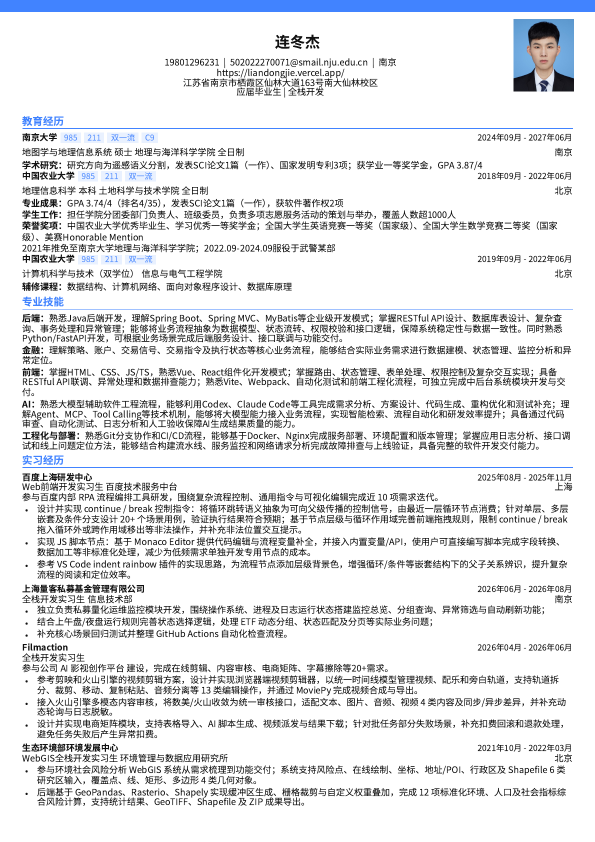
#> input picture tmp/rendered/page-1.png, 1190 x 1684 px (shown at 1/2 size)
$ python visual_check.py
#> lines starting #> are read from the running program, lines starting #| are printed output that depends on the picture
from pathlib import Path
import subprocess, json, os
from PIL import Image, ImageChops, ImageStat
ROOT=Path(__file__).resolve().parents[1]
pdf=Path(os.environ.get('RESUME_PDF',ROOT/'output'/'resume-fintech.pdf'))
if not pdf.is_absolute(): pdf=ROOT/pdf
ref=ROOT/'baseline'/'wondercv-reference-page1.png'
outdir=ROOT/'tmp'/'rendered'
outdir.mkdir(parents=True,exist_ok=True)
subprocess.run(['pdftoppm','-png','-r','144',str(pdf),str(outdir/'page')],check=True,stdout=subprocess.DEVNULL)
#> (this line was passed over: subprocess is not available in this run)
gen=Image.open(outdir/'page-1.png').convert('RGB')
#> gen is the input picture: PIL image 1190x1684 RGB; mean R, G, B 226.8, 228.3, 230.8
base=Image.open(ref).convert('RGB')
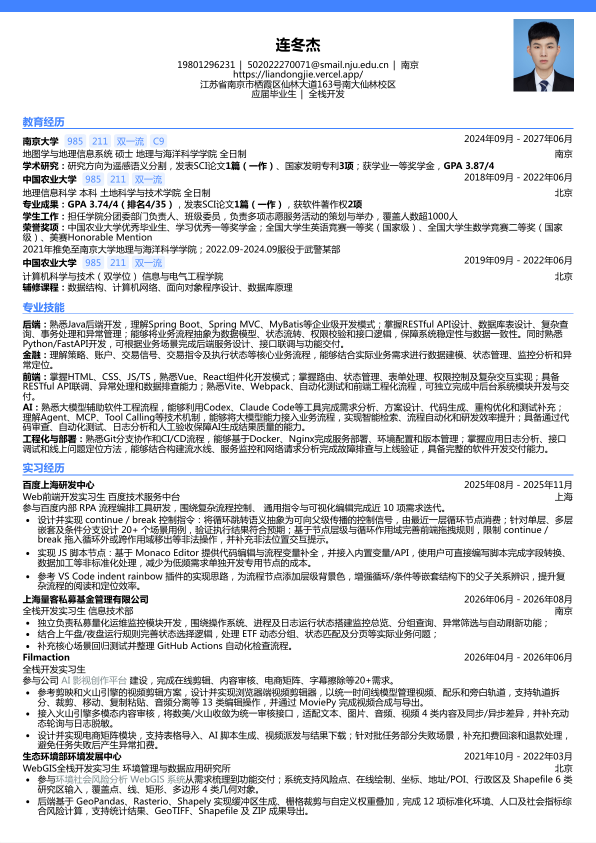
#> input picture baseline/wondercv-reference-page1.png, 1192 x 1686 px (shown at 1/2 size)
#> base is the input picture: PIL image 1192x1686 RGB; mean R, G, B 224.2, 225.6, 228.3
if gen.size != base.size: gen=gen.resize(base.size)
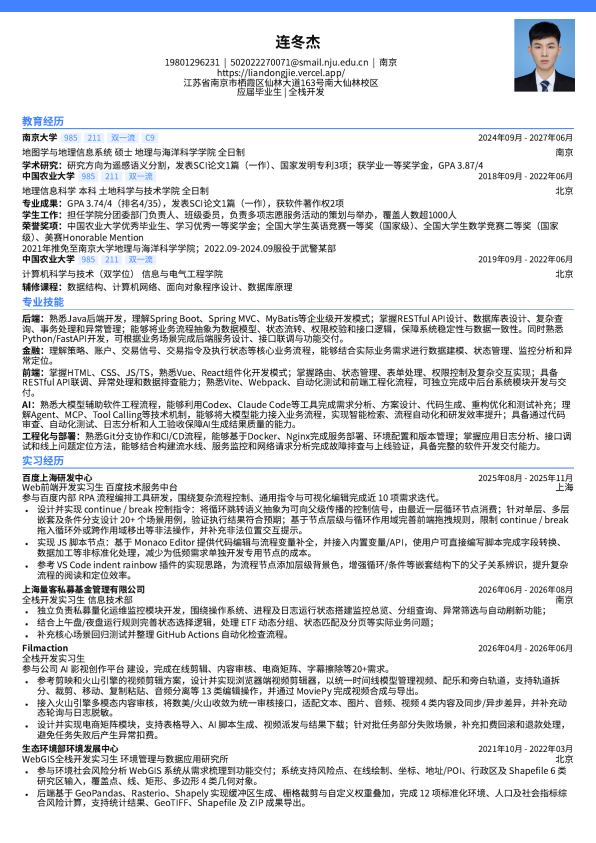
#> gen: PIL image 1192x1686 RGB (shown at 1/2 size); mean R, G, B 226.3, 227.8, 230.4
diff=ImageChops.difference(base,gen)
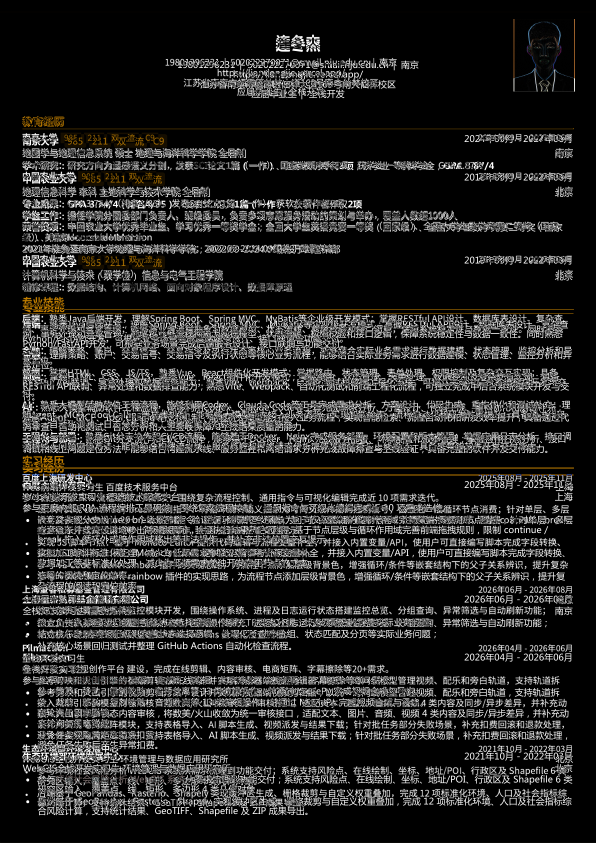
#> diff: PIL image 1192x1686 RGB (shown at 1/2 size); mean R, G, B 38, 37.5, 36.7
stat=ImageStat.Stat(diff)
mae=sum(stat.mean)/3
#> mae = 37.41
rms=(sum(v*v for v in stat.rms)/3)**0.5
#> rms = 80.54
# useful visual artifact, not a hard pixel-perfect gate because approved font differs from source PDF
blend=Image.blend(base,gen,0.5)
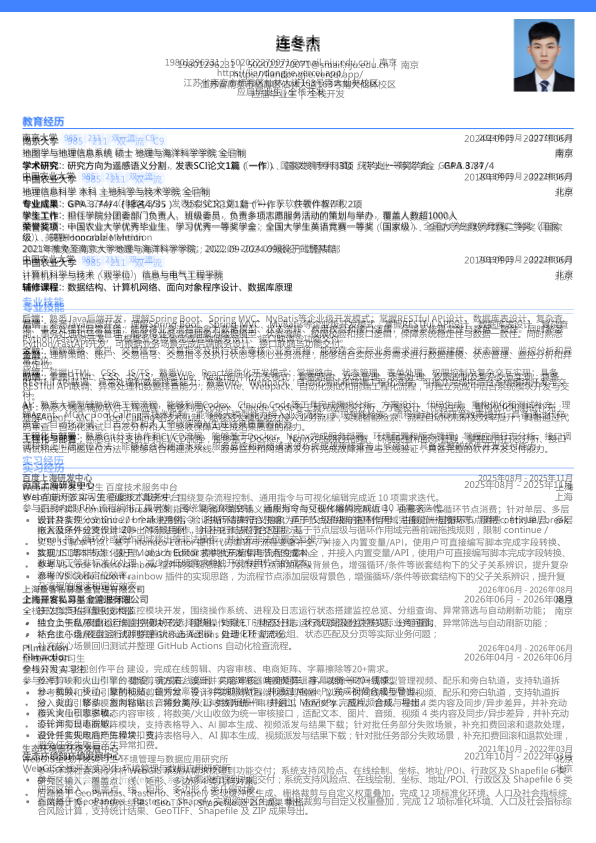
#> blend: PIL image 1192x1686 RGB (shown at 1/2 size); mean R, G, B 225.2, 226.6, 229.3
blend.save(ROOT/'output'/'page1-overlay.png')
diff.save(ROOT/'output'/'page1-diff.png')
report={'reference':str(ref.name),'generated':str(pdf.name),'size':base.size,'mae_0_255':round(mae,3),'rms_0_255':round(rms,3),'hardGate':False,'note':'Metric is diagnostic only because Noto Sans CJK SC is intentionally used instead of Microsoft YaHei.'}
(ROOT/'output'/'visual-report.json').write_text(json.dumps(report,ensure_ascii=False,indent=2),encoding='utf-8')
print(json.dumps(report,ensure_ascii=False,indent=2))
#| {
#|   "reference": "wondercv-reference-page1.png",
#|   "generated": "resume-fintech.pdf",
#|   "size": [
#|     1192,
#|     1686
#|   ],
#|   "mae_0_255": 37.405,
#|   "rms_0_255": 80.541,
#|   "hardGate": false,
#|   "note": "Metric is diagnostic only because Noto Sans CJK SC is intentionally used instead of Microsoft YaHei."
#| }
